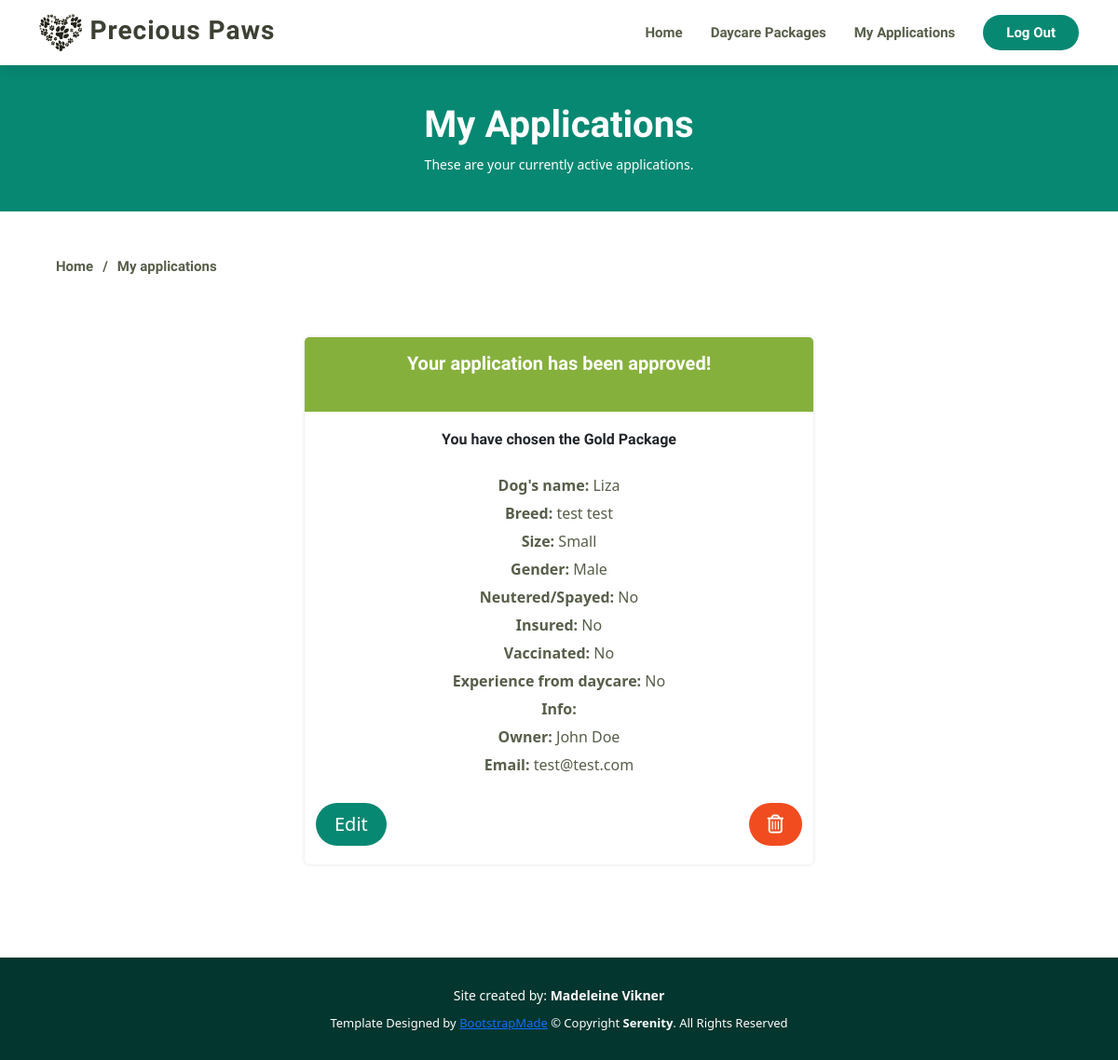
The app's page /my_applications/ (signed in), older data.
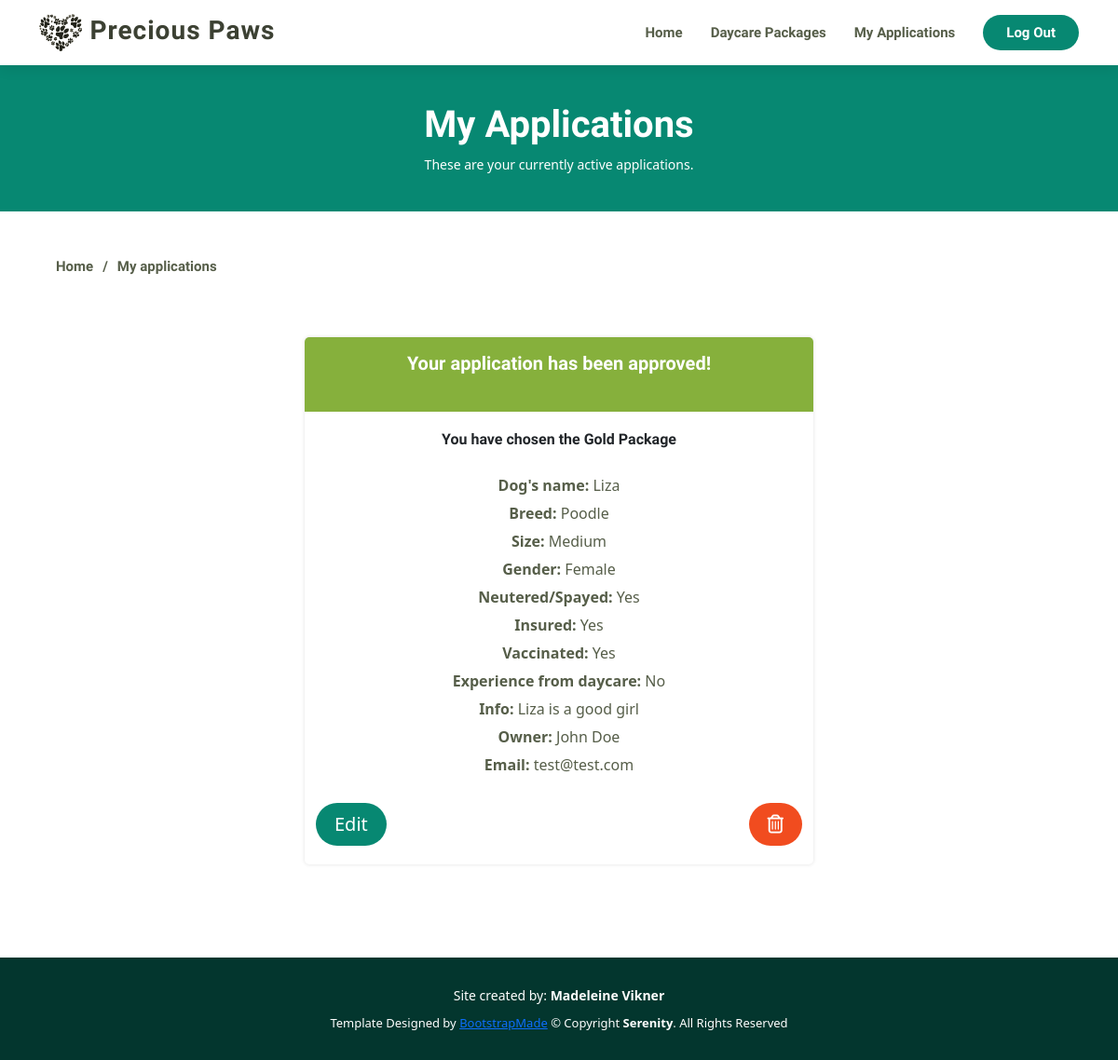
The same page, newer data.
### daycare/models.py (models this page shows, shortened)
class Application(models.Model):
    PACKAGE = [
        (None, 'Pick a choice'),
        ('Iron', 'Iron Package'),
        ('Bronze', 'Bronze Package'),
        ('Silver', 'Silver Package'),
        ('Gold', 'Gold Package')
    ]
    STATUS = [
        (0, 'Pending'),
        (1, 'Approved'),
        (3, 'Rejected')
    ]
    WEIGHT_CHOICES = [
        (None, 'Pick a choice'),
        ('Mini', 'Mini (< 2 kg)'),
        ('Small', 'Small (2-8 kg)'),
        ('Medium', 'Medium (8-15 kg)'),
        ('Large', 'Large (> 15 kg)')
    ]
    HEIGHT_CHOICES = [
        (None, 'Pick a choice'),
        ('Mini', 'Mini (< 25 cm)'),
        ('Small', 'Small (25-36 cm)'),
        ('Medium', 'Medium (36-45 cm)'),
        ('Large', 'Large (> 45 cm)')
    ]
    GENDER_CHOICES = [
        (None, 'Pick a choice'),
        ('Male', 'Male'),
        ('Female', 'Female')
    ]
    dog_name = models.CharField(max_length=200, blank=False)
    author = models.CharField(max_length=80)
    created_on = models.DateTimeField(auto_now_add=True)
    status = models.IntegerField(choices=STATUS, default=0)
    package = models.CharField(
        max_length=10,
        choices=PACKAGE,
        default=None
        )
    breed = models.CharField(max_length=200, blank=False, default='')
    weight = models.CharField(
        max_length=10,
        choices=WEIGHT_CHOICES,
        default=None
        )
    height = models.CharField(
        max_length=10,
        choices=HEIGHT_CHOICES,
        default=None
        )
    gender = models.CharField(
        max_length=10,
        choices=GENDER_CHOICES,
        default=None
        )
    neutered = models.BooleanField(default=False)
    insured = models.BooleanField(default=False)
    vaccinated = models.BooleanField(default=False)
    experience = models.BooleanField(default=False)
    info = models.TextField(blank=True)
    owner_first_name = models.CharField(max_length=200, blank=False)
    owner_last_name = models.CharField(max_length=200, blank=False)
    email = models.EmailField(blank=False)
    class Meta:
        ordering = ['created_on']

### daycare/views.py (the view)
# urls.py: path('my_applications/', views.MyApplications.as_view(), name='my_applications'),
class MyApplications(generic.ListView):
    def get(self, request, *args, **kwargs):
        apps = Application.objects.filter(author=request.user.username)
        return render(
            request,
            'view_application.html',
            {'apps': (apps)}
        )

### templates/view_application.html (shortened to what this page needs)
{% extends "base.html" %}
{% block content %}
<section id="breadcrumbs" class="breadcrumbs">
    <div class="breadcrumb-hero">
        <div class="container">
            <div class="breadcrumb-hero">
                <h1><strong>My Applications</strong></h1>
                <p>These are your currently active applications.</p>
            </div>
        </div>
    </div>
    <div class="container navbar">
        <ol>
            <li><a href="{% url 'home' %}">Home</a></li>
            <li class="crumb">My applications</li>
        </ol>
    </div>
</section>
<section>
    <div class="container">
        <div class="row d-flex justify-content-center p-4 pt-0">
            {% if user.is_authenticated %}
            {% for app in apps %}
            <div class="col-lg-6 col-md-6 m-3 container text-center status-box" data-aos="fade-up">
                {% if app.status == 1 %}
                <div>
                    <h4 class="p-3 approved">Your application has been approved!</h4>
                </div>
                {% endif %}
                <h6><strong>You have chosen the {{ app.package }} Package</strong></h6>
                <ul class="app_list">
                    <li><strong>Dog's name:</strong> {{ app.dog_name }}</li>
                    <li><strong>Breed:</strong> {{ app.breed }}</li>
                    <li><strong>Size:</strong> {{ app.height }}</li>
                    <li><strong>Gender:</strong> {{ app.gender }}</li>
                    {% if app.neutered %}
                    <li><strong>Neutered/Spayed:</strong> Yes</li>
                    {% else %}
                    <li><strong>Neutered/Spayed:</strong> No</li>
                    {% endif %}
                    {% if app.insured %}
                    <li><strong>Insured:</strong> Yes</li>
                    {% else %}
                    <li><strong>Insured:</strong> No</li>
                    {% endif %}
                    {% if app.vaccinated %}
                    <li><strong>Vaccinated:</strong> Yes</li>
                    {% else %}
                    <li><strong>Vaccinated:</strong> No</li>
                    {% endif %}
                    {% if app.experience %}
                    <li><strong>Experience from daycare:</strong> Yes</li>
                    {% else %}
                    <li><strong>Experience from daycare:</strong> No</li>
                    {% endif %}
                    <li><strong>Info:</strong> {{ app.info }}</li>
                    <li><strong>Owner:</strong> {{ app.owner_first_name }} {{ app.owner_last_name }}</li>
                    <li><strong>Email:</strong> {{ app.email }}</li>
                </ul>
                <a href="{% url 'edit_application' app.pk%}"><button class="btn btn-lg" id="apply-button">Edit</button></a>
                <a href="{% url 'delete_application' app.pk%}"><button class="btn btn-lg" id="cancel-button"><i
                            class="fa-regular fa-trash-can"></i></button></a>
            </div>
            {% empty %}
            <div class="col mb-5 min-vh-100 no-apps">
                <h2 class="text-center">You don't have any active applications</h2>
                <a href="{% url 'services' %}" class="btn btn-signup btn-lg mx-auto" id="apply-button">View Daycare
                    Packages</a>
            </div>
            {% endfor %}
            {% else %}
            <div class="col mb-5 min-vh-100">
                <h2 class="text-center">You need to be logged in to apply for daycare</h2>
            </div>
            {% endif %}
        </div>
    </div>
</section>
{% endblock %}

Row changes from the older to the newer data that the page shows:
changed Application "Gold": breed "test test" → "Poodle"; height "Small" → "Medium"; gender "Male" → "Female"; info (not shown) → "Liza is a good girl"; neutered "No" → "Yes"; insured "No" → "Yes"; vaccinated "No" → "Yes"
